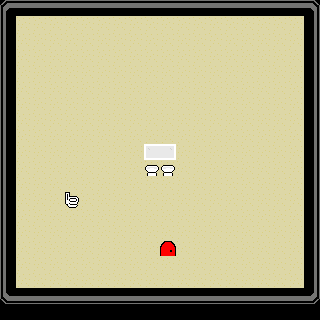

This is a level from a 2D game, rendered from its Tiled map with the project's own tilesets. A one-line summary and the complete map file follow:
An orthogonal 20x20 tile map with 16x16 px tiles, 4 tile layers (Wall, Floor, Bathroom Accessories, Door), 2 tilesets and 2 objects (ogSpawn, Key).

<map version="1.10" tiledversion="1.10.1" orientation="orthogonal" renderorder="right-down" width="20" height="20" tilewidth="16" tileheight="16" infinite="0" nextlayerid="9" nextobjectid="4">
 <tileset firstgid="1" name="PulpFiction_packed" tilewidth="16" tileheight="16" tilecount="100" columns="10">
  <image source="../img/PulpFiction_packed.png" width="160" height="160" />
  <tile id="0">
   <properties>
    <property name="collides" type="bool" value="false" />
   </properties>
  </tile>
  <tile id="1">
   <properties>
    <property name="collides" type="bool" value="false" />
   </properties>
  </tile>
  <tile id="2">
   <properties>
    <property name="collides" type="bool" value="false" />
   </properties>
  </tile>
  <tile id="3">
   <properties>
    <property name="collides" type="bool" value="false" />
   </properties>
  </tile>
  <tile id="4">
   <properties>
    <property name="collides" type="bool" value="false" />
   </properties>
  </tile>
  <tile id="5">
   <properties>
    <property name="collides" type="bool" value="false" />
   </properties>
  </tile>
  <tile id="6">
   <properties>
    <property name="collides" type="bool" value="true" />
   </properties>
  </tile>
  <tile id="7">
   <properties>
    <property name="collides" type="bool" value="true" />
   </properties>
  </tile>
  <tile id="8">
   <properties>
    <property name="collides" type="bool" value="true" />
   </properties>
  </tile>
  <tile id="9">
   <properties>
    <property name="collides" type="bool" value="true" />
   </properties>
  </tile>
  <tile id="10">
   <properties>
    <property name="collides" type="bool" value="true" />
   </properties>
  </tile>
  <tile id="11">
   <properties>
    <property name="collides" type="bool" value="false" />
   </properties>
  </tile>
  <tile id="12">
   <properties>
    <property name="collides" type="bool" value="false" />
   </properties>
  </tile>
  <tile id="13">
   <properties>
    <property name="collides" type="bool" value="false" />
   </properties>
  </tile>
  <tile id="14">
   <properties>
    <property name="collides" type="bool" value="false" />
   </properties>
  </tile>
  <tile id="15">
   <properties>
    <property name="collides" type="bool" value="false" />
   </properties>
  </tile>
  <tile id="16">
   <properties>
    <property name="collides" type="bool" value="true" />
   </properties>
  </tile>
  <tile id="17">
   <properties>
    <property name="collides" type="bool" value="true" />
   </properties>
  </tile>
  <tile id="18">
   <properties>
    <property name="collides" type="bool" value="true" />
   </properties>
  </tile>
  <tile id="19">
   <properties>
    <property name="collides" type="bool" value="true" />
   </properties>
  </tile>
  <tile id="20">
   <properties>
    <property name="collides" type="bool" value="false" />
   </properties>
  </tile>
  <tile id="21">
   <properties>
    <property name="collides" type="bool" value="false" />
   </properties>
  </tile>
  <tile id="22">
   <properties>
    <property name="collides" type="bool" value="false" />
   </properties>
  </tile>
  <tile id="23">
   <properties>
    <property name="collides" type="bool" value="false" />
   </properties>
  </tile>
  <tile id="24">
   <properties>
    <property name="collides" type="bool" value="false" />
   </properties>
  </tile>
  <tile id="25">
   <properties>
    <property name="collides" type="bool" value="false" />
   </properties>
  </tile>
  <tile id="26">
   <properties>
    <property name="collides" type="bool" value="false" />
   </properties>
  </tile>
  <tile id="27">
   <properties>
    <property name="collides" type="bool" value="false" />
   </properties>
  </tile>
  <tile id="28">
   <properties>
    <property name="collides" type="bool" value="false" />
   </properties>
  </tile>
  <tile id="29">
   <properties>
    <property name="collides" type="bool" value="false" />
   </properties>
  </tile>
  <tile id="30">
   <properties>
    <property name="collides" type="bool" value="false" />
   </properties>
  </tile>
  <tile id="31">
   <properties>
    <property name="collides" type="bool" value="false" />
   </properties>
  </tile>
  <tile id="32">
   <properties>
    <property name="collides" type="bool" value="false" />
   </properties>
  </tile>
  <tile id="33">
   <properties>
    <property name="collides" type="bool" value="false" />
   </properties>
  </tile>
  <tile id="34">
   <properties>
    <property name="collides" type="bool" value="false" />
   </properties>
  </tile>
  <tile id="35">
   <properties>
    <property name="collides" type="bool" value="false" />
   </properties>
  </tile>
  <tile id="36">
   <properties>
    <property name="collides" type="bool" value="false" />
   </properties>
  </tile>
  <tile id="37">
   <properties>
    <property name="collides" type="bool" value="false" />
   </properties>
  </tile>
  <tile id="38">
   <properties>
    <property name="collides" type="bool" value="false" />
   </properties>
  </tile>
  <tile id="39">
   <properties>
    <property name="collides" type="bool" value="false" />
   </properties>
  </tile>
  <tile id="40">
   <properties>
    <property name="collides" type="bool" value="false" />
   </properties>
  </tile>
  <tile id="41">
   <properties>
    <property name="collides" type="bool" value="false" />
   </properties>
  </tile>
  <tile id="42">
   <properties>
    <property name="collides" type="bool" value="false" />
   </properties>
  </tile>
  <tile id="43">
   <properties>
    <property name="collides" type="bool" value="false" />
   </properties>
  </tile>
  <tile id="44">
   <properties>
    <property name="collides" type="bool" value="false" />
   </properties>
  </tile>
  <tile id="45">
   <properties>
    <property name="collides" type="bool" value="false" />
   </properties>
  </tile>
  <tile id="46">
   <properties>
    <property name="collides" type="bool" value="false" />
   </properties>
  </tile>
  <tile id="47">
   <properties>
    <property name="collides" type="bool" value="false" />
   </properties>
  </tile>
  <tile id="48">
   <properties>
    <property name="collides" type="bool" value="false" />
   </properties>
  </tile>
  <tile id="49">
   <properties>
    <property name="collides" type="bool" value="false" />
   </properties>
  </tile>
  <tile id="50">
   <properties>
    <property name="collides" type="bool" value="false" />
   </properties>
  </tile>
  <tile id="51">
   <properties>
    <property name="collides" type="bool" value="false" />
   </properties>
  </tile>
  <tile id="52">
   <properties>
    <property name="collides" type="bool" value="true" />
   </properties>
  </tile>
  <tile id="53">
   <properties>
    <property name="collides" type="bool" value="true" />
   </properties>
  </tile>
  <tile id="54">
   <properties>
    <property name="collides" type="bool" value="false" />
   </properties>
  </tile>
  <tile id="55">
   <properties>
    <property name="collides" type="bool" value="false" />
   </properties>
  </tile>
  <tile id="56">
   <properties>
    <property name="collides" type="bool" value="false" />
   </properties>
  </tile>
  <tile id="57">
   <properties>
    <property name="collides" type="bool" value="false" />
   </properties>
  </tile>
  <tile id="58">
   <properties>
    <property name="collides" type="bool" value="false" />
   </properties>
  </tile>
  <tile id="59">
   <properties>
    <property name="collides" type="bool" value="false" />
   </properties>
  </tile>
  <tile id="60">
   <properties>
    <property name="collides" type="bool" value="false" />
   </properties>
  </tile>
  <tile id="61">
   <properties>
    <property name="collides" type="bool" value="false" />
   </properties>
  </tile>
  <tile id="62">
   <properties>
    <property name="collides" type="bool" value="false" />
   </properties>
  </tile>
  <tile id="63">
   <properties>
    <property name="collides" type="bool" value="false" />
   </properties>
  </tile>
  <tile id="64">
   <properties>
    <property name="collides" type="bool" value="false" />
   </properties>
  </tile>
  <tile id="65">
   <properties>
    <property name="collides" type="bool" value="false" />
   </properties>
  </tile>
  <tile id="66">
   <properties>
    <property name="collides" type="bool" value="false" />
   </properties>
  </tile>
  <tile id="67">
   <properties>
    <property name="collides" type="bool" value="false" />
   </properties>
  </tile>
  <tile id="68">
   <properties>
    <property name="collides" type="bool" value="false" />
   </properties>
  </tile>
  <tile id="69">
   <properties>
    <property name="collides" type="bool" value="false" />
   </properties>
  </tile>
  <tile id="70">
   <properties>
    <property name="collides" type="bool" value="false" />
   </properties>
  </tile>
  <tile id="71">
   <properties>
    <property name="collides" type="bool" value="false" />
   </properties>
  </tile>
  <tile id="72">
   <properties>
    <property name="collides" type="bool" value="false" />
   </properties>
  </tile>
  <tile id="73">
   <properties>
    <property name="collides" type="bool" value="false" />
   </properties>
  </tile>
  <tile id="74">
   <properties>
    <property name="collides" type="bool" value="false" />
   </properties>
  </tile>
  <tile id="75">
   <properties>
    <property name="collides" type="bool" value="false" />
   </properties>
  </tile>
  <tile id="76">
   <properties>
    <property name="collides" type="bool" value="false" />
   </properties>
  </tile>
  <tile id="77">
   <properties>
    <property name="collides" type="bool" value="false" />
   </properties>
  </tile>
  <tile id="78">
   <properties>
    <property name="collides" type="bool" value="false" />
   </properties>
  </tile>
  <tile id="79">
   <properties>
    <property name="collides" type="bool" value="false" />
   </properties>
  </tile>
  <tile id="80">
   <properties>
    <property name="collides" type="bool" value="false" />
   </properties>
  </tile>
  <tile id="81">
   <properties>
    <property name="collides" type="bool" value="false" />
   </properties>
  </tile>
  <tile id="82">
   <properties>
    <property name="collides" type="bool" value="false" />
   </properties>
  </tile>
  <tile id="83">
   <properties>
    <property name="collides" type="bool" value="false" />
   </properties>
  </tile>
  <tile id="84">
   <properties>
    <property name="collides" type="bool" value="false" />
   </properties>
  </tile>
  <tile id="85">
   <properties>
    <property name="collides" type="bool" value="false" />
   </properties>
  </tile>
  <tile id="86">
   <properties>
    <property name="collides" type="bool" value="false" />
   </properties>
  </tile>
  <tile id="87">
   <properties>
    <property name="collides" type="bool" value="false" />
   </properties>
  </tile>
  <tile id="88">
   <properties>
    <property name="collides" type="bool" value="false" />
   </properties>
  </tile>
  <tile id="89">
   <properties>
    <property name="collides" type="bool" value="false" />
   </properties>
  </tile>
  <tile id="90">
   <properties>
    <property name="collides" type="bool" value="false" />
   </properties>
  </tile>
  <tile id="91">
   <properties>
    <property name="collides" type="bool" value="false" />
   </properties>
  </tile>
  <tile id="92">
   <properties>
    <property name="collides" type="bool" value="false" />
   </properties>
  </tile>
  <tile id="93">
   <properties>
    <property name="collides" type="bool" value="false" />
   </properties>
  </tile>
  <tile id="94">
   <properties>
    <property name="collides" type="bool" value="false" />
   </properties>
  </tile>
  <tile id="95">
   <properties>
    <property name="collides" type="bool" value="false" />
   </properties>
  </tile>
  <tile id="96">
   <properties>
    <property name="collides" type="bool" value="false" />
   </properties>
  </tile>
  <tile id="97">
   <properties>
    <property name="collides" type="bool" value="false" />
   </properties>
  </tile>
  <tile id="98">
   <properties>
    <property name="collides" type="bool" value="false" />
   </properties>
  </tile>
  <tile id="99">
   <properties>
    <property name="collides" type="bool" value="false" />
   </properties>
  </tile>
 </tileset>
 <tileset firstgid="101" name="colored_transparent_packed" tilewidth="16" tileheight="16" tilecount="1056" columns="48">
  <image source="../img/colored_transparent_packed.png" width="768" height="352" />
 </tileset>
 <layer id="1" name="Wall" width="20" height="20">
  <data encoding="csv">
7,8,8,8,8,8,8,8,8,8,8,8,8,8,8,8,8,8,8,9,
10,0,0,0,0,0,0,0,0,0,0,0,0,0,0,0,0,0,0,3221225482,
10,0,0,0,0,0,0,0,0,0,0,0,0,0,0,0,0,0,0,3221225482,
10,0,0,0,0,0,0,0,0,0,0,0,0,0,0,0,0,0,0,3221225482,
10,0,0,0,0,0,0,0,0,0,0,0,0,0,0,0,0,0,0,3221225482,
10,0,0,0,0,0,0,0,0,0,0,0,0,0,0,0,0,0,0,3221225482,
10,0,0,0,0,0,0,0,0,0,0,0,0,0,0,0,0,0,0,3221225482,
10,0,0,0,0,0,0,0,0,0,0,0,0,0,0,0,0,0,0,3221225482,
10,0,0,0,0,0,0,0,0,0,0,0,0,0,0,0,0,0,0,3221225482,
10,0,0,0,0,0,0,0,0,0,0,0,0,0,0,0,0,0,0,3221225482,
10,0,0,0,0,0,0,0,0,0,0,0,0,0,0,0,0,0,0,3221225482,
10,0,0,0,0,0,0,0,0,0,0,0,0,0,0,0,0,0,0,3221225482,
10,0,0,0,0,0,0,0,0,0,0,0,0,0,0,0,0,0,0,3221225482,
10,0,0,0,0,0,0,0,0,0,0,0,0,0,0,0,0,0,0,3221225482,
10,0,0,0,0,0,0,0,0,0,0,0,0,0,0,0,0,0,0,3221225482,
10,0,0,0,0,0,0,0,0,0,0,0,0,0,0,0,0,0,0,3221225482,
10,0,0,0,0,0,0,0,0,0,0,0,0,0,0,0,0,0,0,3221225482,
10,0,0,0,0,0,0,0,0,0,0,0,0,0,0,0,0,0,0,3221225482,
17,18,18,18,18,18,18,18,18,18,18,18,18,18,18,18,18,18,18,19,
0,0,0,0,0,0,0,0,0,0,0,0,0,0,0,0,0,0,0,0
</data>
 </layer>
 <layer id="2" name="Floor" width="20" height="20">
  <data encoding="csv">
0,0,0,0,0,0,0,0,0,0,0,0,0,0,0,0,0,0,0,0,
0,32,32,32,32,32,32,32,32,32,32,32,32,32,32,32,32,32,32,0,
0,32,32,32,32,32,32,32,32,32,32,32,32,32,32,32,32,32,32,0,
0,32,32,32,32,32,32,32,32,32,32,32,32,32,32,32,32,32,32,0,
0,32,32,32,32,32,32,32,32,32,32,32,32,32,32,32,32,32,32,0,
0,32,32,32,32,32,32,32,32,32,32,32,32,32,32,32,32,32,32,0,
0,32,32,32,32,32,32,32,32,32,32,32,32,32,32,32,32,32,32,0,
0,32,32,32,32,32,32,32,32,32,32,32,32,32,32,32,32,32,32,0,
0,32,32,32,32,32,32,32,32,32,32,32,32,32,32,32,32,32,32,0,
0,32,32,32,32,32,32,32,32,32,32,32,32,32,32,32,32,32,32,0,
0,32,32,32,32,32,32,32,32,32,32,32,32,32,32,32,32,32,32,0,
0,32,32,32,32,32,32,32,32,32,32,32,32,32,32,32,32,32,32,0,
0,32,32,32,32,32,32,32,32,32,32,32,32,32,32,32,32,32,32,0,
0,32,32,32,32,32,32,32,32,32,32,32,32,32,32,32,32,32,32,0,
0,32,32,32,32,32,32,32,32,32,32,32,32,32,32,32,32,32,32,0,
0,32,32,32,32,32,32,32,32,32,32,32,32,32,32,32,32,32,32,0,
0,32,32,32,32,32,32,32,32,32,32,32,32,32,32,32,32,32,32,0,
0,32,32,32,32,32,32,32,32,32,32,32,32,32,32,32,32,32,32,0,
0,0,0,0,0,0,0,0,0,0,0,0,0,0,0,0,0,0,0,0,
0,0,0,0,0,0,0,0,0,0,0,0,0,0,0,0,0,0,0,0
</data>
 </layer>
 <layer id="7" name="Bathroom Accessories" width="20" height="20">
  <data encoding="csv">
0,0,0,0,0,0,0,0,0,0,0,0,0,0,0,0,0,0,0,0,
0,0,0,0,0,0,0,0,0,0,0,0,0,0,0,0,0,0,0,0,
0,0,0,0,0,0,0,0,0,0,0,0,0,0,0,0,0,0,0,0,
0,0,0,0,0,0,0,0,0,0,0,0,0,0,0,0,0,0,0,0,
0,0,0,0,0,0,0,0,0,0,0,0,0,0,0,0,0,0,0,0,
0,0,0,0,0,0,0,0,0,0,0,0,0,0,0,0,0,0,0,0,
0,0,0,0,0,0,0,0,0,0,0,0,0,0,0,0,0,0,0,0,
0,0,0,0,0,0,0,0,0,0,0,0,0,0,0,0,0,0,0,0,
0,0,0,0,0,0,0,0,0,0,0,0,0,0,0,0,0,0,0,0,
0,0,0,0,0,0,0,0,0,55,56,0,0,0,0,0,0,0,0,0,
0,0,0,0,0,0,0,0,0,45,45,0,0,0,0,0,0,0,0,0,
0,0,0,0,0,0,0,0,0,0,0,0,0,0,0,0,0,0,0,0,
0,0,0,0,35,0,0,0,0,0,0,0,0,0,0,0,0,0,0,0,
0,0,0,0,0,0,0,0,0,0,0,0,0,0,0,0,0,0,0,0,
0,0,0,0,0,0,0,0,0,0,0,0,0,0,0,0,0,0,0,0,
0,0,0,0,0,0,0,0,0,0,0,0,0,0,0,0,0,0,0,0,
0,0,0,0,0,0,0,0,0,0,0,0,0,0,0,0,0,0,0,0,
0,0,0,0,0,0,0,0,0,0,0,0,0,0,0,0,0,0,0,0,
0,0,0,0,0,0,0,0,0,0,0,0,0,0,0,0,0,0,0,0,
0,0,0,0,0,0,0,0,0,0,0,0,0,0,0,0,0,0,0,0
</data>
 </layer>
 <layer id="5" name="Door" width="20" height="20">
  <data encoding="csv">
0,0,0,0,0,0,0,0,0,0,0,0,0,0,0,0,0,0,0,0,
0,0,0,0,0,0,0,0,0,0,0,0,0,0,0,0,0,0,0,0,
0,0,0,0,0,0,0,0,0,0,0,0,0,0,0,0,0,0,0,0,
0,0,0,0,0,0,0,0,0,0,0,0,0,0,0,0,0,0,0,0,
0,0,0,0,0,0,0,0,0,0,0,0,0,0,0,0,0,0,0,0,
0,0,0,0,0,0,0,0,0,0,0,0,0,0,0,0,0,0,0,0,
0,0,0,0,0,0,0,0,0,0,0,0,0,0,0,0,0,0,0,0,
0,0,0,0,0,0,0,0,0,0,0,0,0,0,0,0,0,0,0,0,
0,0,0,0,0,0,0,0,0,0,0,0,0,0,0,0,0,0,0,0,
0,0,0,0,0,0,0,0,0,0,0,0,0,0,0,0,0,0,0,0,
0,0,0,0,0,0,0,0,0,0,0,0,0,0,0,0,0,0,0,0,
0,0,0,0,0,0,0,0,0,0,0,0,0,0,0,0,0,0,0,0,
0,0,0,0,0,0,0,0,0,0,0,0,0,0,0,0,0,0,0,0,
0,0,0,0,0,0,0,0,0,0,0,0,0,0,0,0,0,0,0,0,
0,0,0,0,0,0,0,0,0,0,0,0,0,0,0,0,0,0,0,0,
0,0,0,0,0,0,0,0,0,0,11,0,0,0,0,0,0,0,0,0,
0,0,0,0,0,0,0,0,0,0,0,0,0,0,0,0,0,0,0,0,
0,0,0,0,0,0,0,0,0,0,0,0,0,0,0,0,0,0,0,0,
0,0,0,0,0,0,0,0,0,0,0,0,0,0,0,0,0,0,0,0,
0,0,0,0,0,0,0,0,0,0,0,0,0,0,0,0,0,0,0,0
</data>
 </layer>
 <objectgroup id="6" name="Spawns">
  <object id="2" name="ogSpawn" x="168.5" y="265">
   <point />
  </object>
 </objectgroup>
 <objectgroup id="8" name="Objects">
  <object id="3" name="Key" gid="661" x="119.649" y="208.81" width="16" height="16" />
 </objectgroup>
</map>
